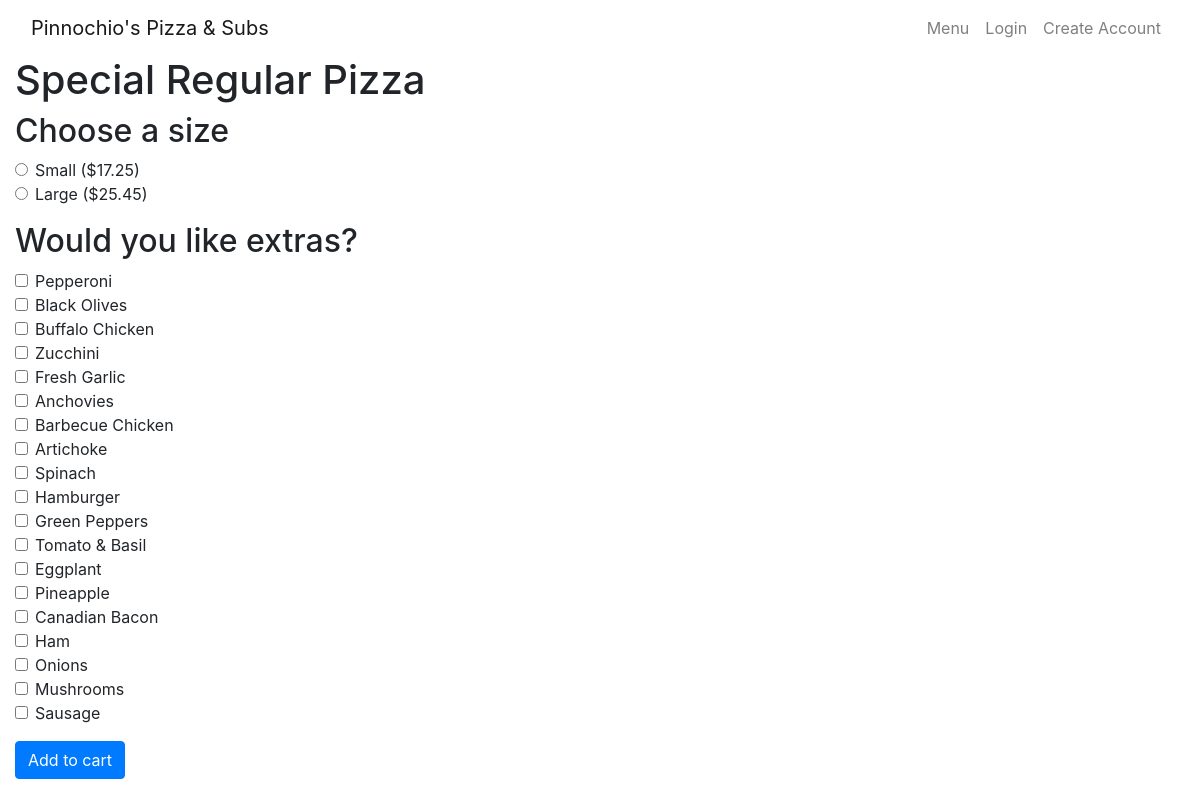
The page /menu/41 on the database its author committed.
### orders/models.py (models this page shows)
class Item(models.Model):
    name = models.CharField(max_length=64)
    category = models.ForeignKey(Category, on_delete=models.CASCADE, related_name="items")
    num_toppings = models.IntegerField(validators = [
        MinValueValidator(0),
        MaxValueValidator(5)
    ], default=0)
    price_individual = models.DecimalField(max_digits=6, decimal_places=2, null=True, blank=True)
    price_small = models.DecimalField(max_digits=6, decimal_places=2, null=True, blank=True)
    price_large = models.DecimalField(max_digits=6, decimal_places=2, null=True, blank=True)
    def __str__(self):
        return f"{self.name}"

class Category(models.Model):
    name = models.CharField(max_length=64)
    add_on_cost = models.DecimalField(max_digits=4, decimal_places=2, null=True, blank=True)
    def __str__(self):
        return f"{self.name}"

class Size(models.Model):
    size = models.CharField(max_length=32)
    def __str__(self):
        return f"price_{self.size}"

class Topping(models.Model):
    name = models.CharField(max_length=64)
    allowed_on = models.ManyToManyField('Item', blank=True, related_name="toppings")
    def __str__(self):
        return f"{self.name}"

### orders/views.py (the view)
# urls.py: path("menu/<int:item_id>", views.item, name="item"),
def item(request, item_id):
    try:
        item = Item.objects.get(pk=item_id)
        sizes = Size.objects.all()
        selection = []
        for size in sizes:
            tmp = f"price_{size.size}"
            price = getattr(item, tmp)
            selection.append((size, price))
        context = {
            "item": item,
            "selection": selection,
        }
        return render(request, "orders/item.html", context)
    except Item.DoesNotExist:
        error_message(request, "That item does not exist.")
        return HttpResponseRedirect(reverse("menu"))

### orders/templates/orders/item.html (shortened to what this page needs)
{% extends "orders/base.html" %}
{% block pagehead %}
  {{item}} {{item.category}}
{% endblock %}
{% block body %}
{% if item %}
<form method="POST" action="{% url 'add_to_cart' %}">
  <div class="form-group">
    <h2>Choose a size</h2>
    {% for size, price in selection %}
      {% if price %}
      <div class="form-check">
        <input class="form-check-input" type="radio" name="size" id="{{size}}" value="{{size}}">
        <label class="form-check-label" for="{{size}}">
          {{size.size|capfirst}} (${{price}})
        </label>
      </div>
      {% endif %}
    {% endfor %}
  </div>
  {% if item.toppings.all %}
    <div class="form-group">
      <h2>Would you like extras?</h2>
      {% for topping in item.toppings.all %}
        <div class="form-check">
          <input class="form-check-input" type="checkbox" name="toppings[]" value="{{topping}}" id="{{topping}}">
          <label class="form-check-label" for="{{topping}}">
            {{topping}} {% if item.category.add_on_cost %}(+ ${{item.category.add_on_cost}}){% endif %}
          </label>
        </div>
      {% endfor %}
    </div>
  {% endif %}
  <button type="submit" class="btn btn-primary">Add to cart</button>
</form>
{% endif %}
{% endblock %}

### rows shown on the page
Item: name "Special", category "Regular Pizza"
Size: size "Small", price_small "17.25"
Size: size "Large", price_large "25.45"
Topping: name "Pepperoni"
Topping: name "Black Olives"
Topping: name "Buffalo Chicken"
Topping: name "Zucchini"
Topping: name "Fresh Garlic"
Topping: name "Anchovies"
Topping: name "Barbecue Chicken"
Topping: name "Artichoke"
Topping: name "Spinach"
Topping: name "Hamburger"
Topping: name "Green Peppers"
Topping: name "Tomato & Basil"
Topping: name "Eggplant"
Topping: name "Pineapple"
Topping: name "Canadian Bacon"
Topping: name "Ham"
Topping: name "Onions"
Topping: name "Mushrooms"
Topping: name "Sausage"
